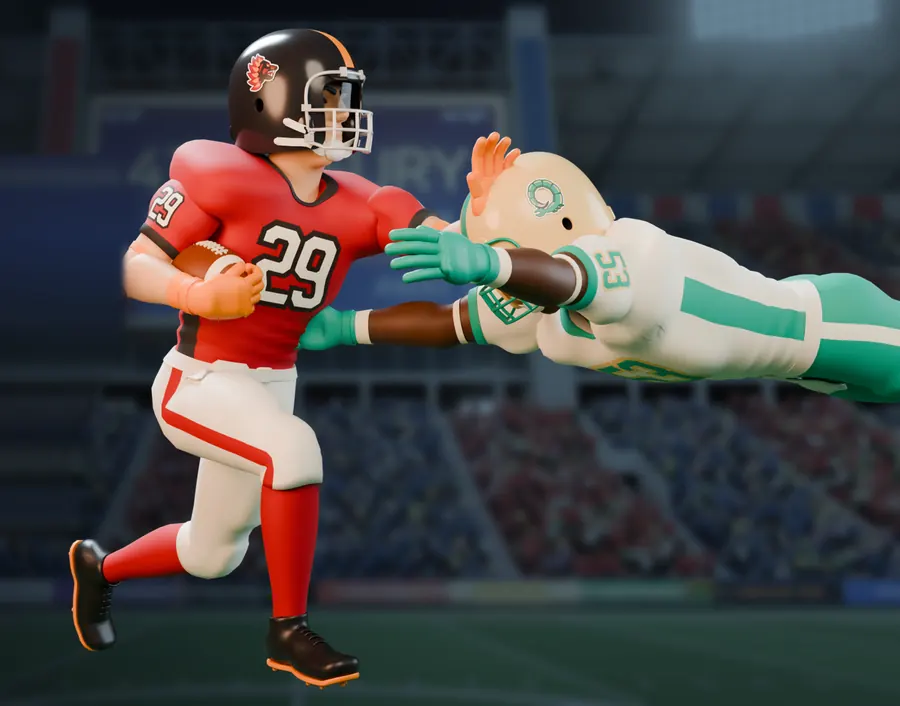
#> input picture site/media/hero-m.webp, 900 x 706 px, given in place of T_Field.png, which was not available
$ python convert_textures.py
#> lines starting #> are read from the running program, lines starting #| are printed output that depends on the picture
#!/usr/bin/env python3
"""Downsize / recompress Art/export/textures/*.png for the web port.

    python web/tools/convert_textures.py [--out web/public/assets/textures]

Needs Pillow + numpy (web/tools/setup_venv.sh makes a venv with them). Writes the runtime textures
into textures/ and the ad strip used by export_gltf.py into $FURY_SCRATCH (default /private/tmp/fury_web).

Colour textures (field, end zones, logos, title, sky, ads, icons) are sRGB. Masks and normal maps
(numbers, field_lines, *_n, *_m) are linear data: load them with colorSpace = NoColorSpace.
"""
import argparse
import json
import os

import numpy as np
from PIL import Image

HERE = os.path.dirname(os.path.abspath(__file__))
REPO = os.path.abspath(os.path.join(HERE, "..", ".."))
SRC = os.path.join(REPO, "Art", "export", "textures")
SCRATCH = os.environ.get("FURY_SCRATCH", "/private/tmp/fury_web")
TEAMS = ["sasquatch", "volcanoes", "icebreakers", "hellhounds", "twisters", "amps", "scorpions", "gargoyles"]

Image.MAX_IMAGE_PIXELS = None
written = []


def src(name):
#> called with name = 'T_Field'
    return Image.open(os.path.join(SRC, name + ".png"))
#> returned value is the input picture: PIL image 900x706 RGB; mean R, G, B 70.2, 69, 69.1


def resized(img, size):
#> called with size = (4096, 2048)
    return img if img.size == tuple(size) else img.resize(size, Image.LANCZOS)
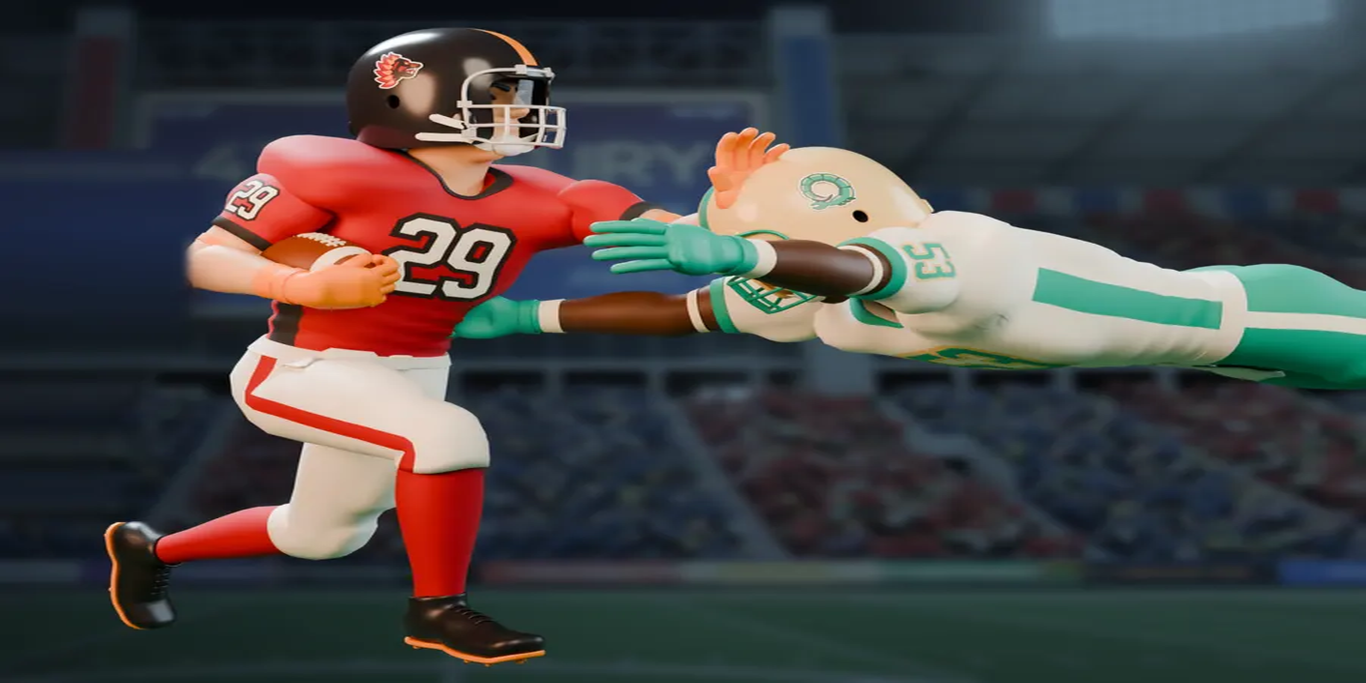
#> returned value: PIL image 4096x2048 RGB (shown at 1/3 size); mean R, G, B 70.2, 69, 69.1


def save(img, out, name, **opts):
#> called with out = 'web/public/assets/textures', name = 'field.webp'
    path = os.path.join(out, name)
    os.makedirs(os.path.dirname(path), exist_ok=True)
    ext = os.path.splitext(name)[1].lower()
    if ext == ".webp":
        img.save(path, "WEBP", method=6, **opts)
    elif ext == ".png":
        img.save(path, "PNG", optimize=True)
    elif ext in (".jpg", ".jpeg"):
        img.convert("RGB").save(path, "JPEG", optimize=True, progressive=True, **opts)
    written.append((name, img.size, os.path.getsize(path)))
    print("  %-28s %5dx%-5d %8.1f KB" % (name, img.size[0], img.size[1], os.path.getsize(path) / 1024))
#|   field.webp                    4096x2048     188.9 KB


def main():
    ap = argparse.ArgumentParser()
    ap.add_argument("--out", default=os.path.join(REPO, "web", "public", "assets", "textures"))
    out = os.path.abspath(ap.parse_args().out)
    os.makedirs(SCRATCH, exist_ok=True)

    # Field: 128 m x 64 m, 8192x4096 -> 4096x2048 (3.1 cm per texel). Paint mask for roughness, same mapping.
    save(resized(src("T_Field").convert("RGB"), (4096, 2048)), out, "field.webp", quality=88)
    save(resized(src("T_FieldLines").convert("L"), (4096, 2048)), out, "field_lines.png")
#> call 2 of src, with name = 'T_FieldLines'
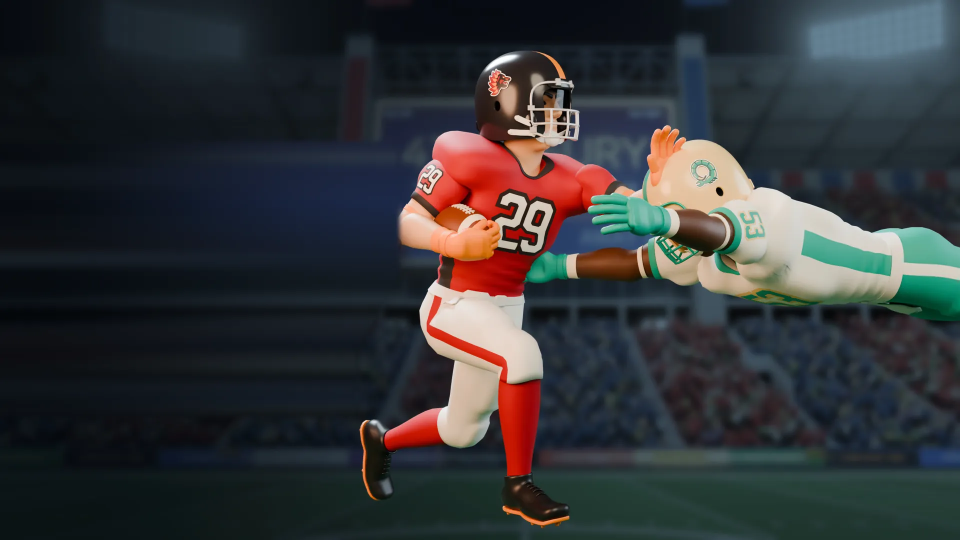
#> input picture site/media/hero.webp, 1920 x 1080 px, given in place of T_FieldLines.png, which was not available (shown at 1/2 size)
#> in src, returned value is the input picture: PIL image 1920x1080 RGB; mean R, G, B 51.4, 53.2, 55.6
#> call 2 of resized, with size = (4096, 2048)
#> in resized (call 2), `return img if img.size == tuple(size) else img.resize(size, Image.LANC..`:
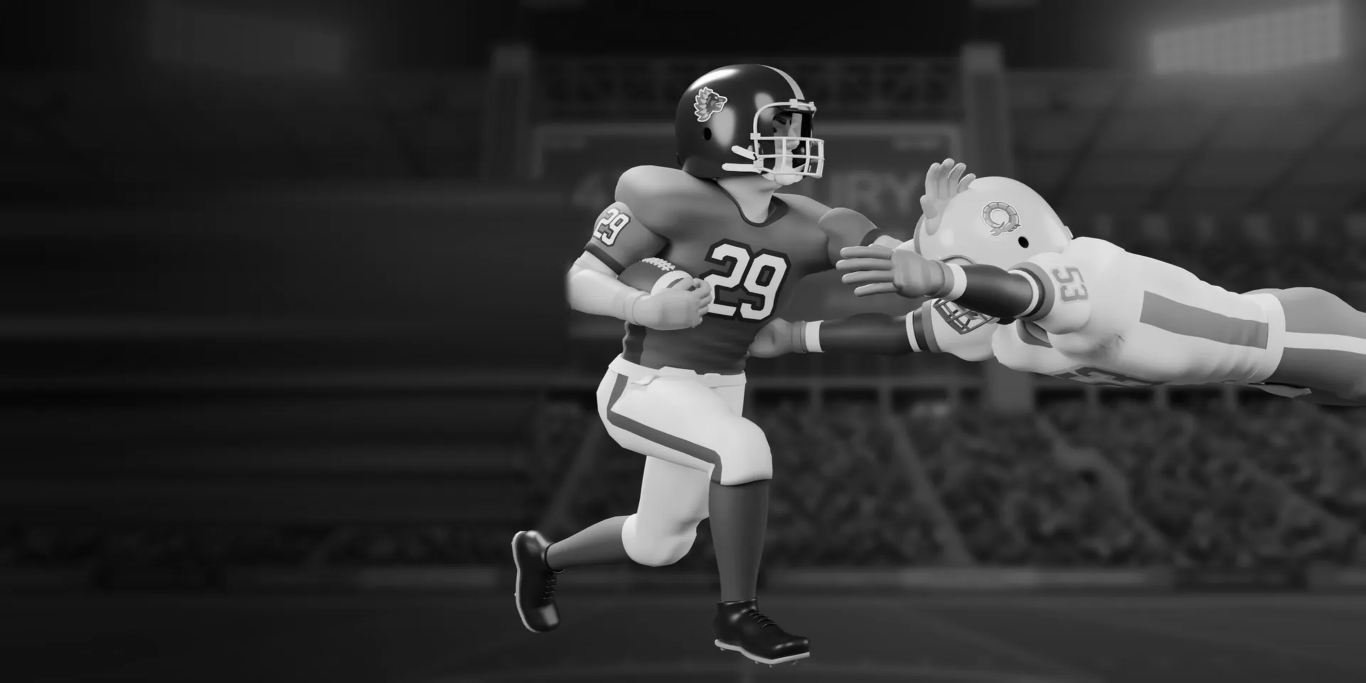
#> returned value: PIL image 4096x2048 L (shown at 1/3 size); min 0, max 255, mean 52.9
#|   field_lines.png               4096x2048     634.1 KB
    for team in TEAMS:
        save(resized(src("T_EndZone_" + team).convert("RGB"), (2048, 512)), out, "endzone_%s.webp" % team, quality=86)
#> call 3 of resized, with size = (2048, 512)
#> in resized (call 3), `return img if img.size == tuple(size) else img.resize(size, Image.LANC..`:
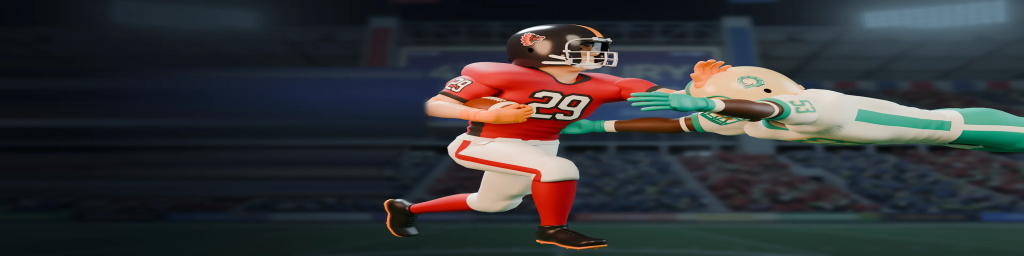
#> returned value: PIL image 2048x512 RGB (shown at 1/2 size); mean R, G, B 51.4, 53.2, 55.6
#|   endzone_sasquatch.webp        2048x512       45.8 KB
        save(resized(src("T_Logo_" + team).convert("RGBA"), (512, 512)), out, "logo_%s.webp" % team, quality=90, alpha_quality=100)
    save(src("T_Title").convert("RGBA"), out, "title.webp", quality=90, alpha_quality=100)
    save(src("T_TitleSmall").convert("RGBA"), out, "title_small.webp", quality=90, alpha_quality=100)
    # Numbers: 10x10 sheet, R = fill, G = outline. Keep it lossless; drop B (always 0) and A (always 255).
    numbers = src("T_Numbers")
    rgb = np.asarray(numbers.convert("RGB")).copy()
    rgb[..., 2] = 0
    save(resized(Image.fromarray(rgb, "RGB"), (2048, 2048)), out, "numbers.png")
    ads = resized(src("T_Ads").convert("RGB"), (4096, 256))
    save(ads, out, "ads.webp", quality=90)
    ads.save(os.path.join(SCRATCH, "ads_gltf.jpg"), "JPEG", quality=90, optimize=True)
    save(src("T_NightSky").convert("RGB"), out, "night_sky.webp", quality=95)
    for n in range(1, 5):
        save(src("T_Down_%d" % n).convert("RGB"), out, "down_%d.png" % n)
    for icon in ("Arrow", "Ball", "Bolt", "Cpu", "Crown", "Flame", "Gamepad", "Keyboard", "Shield", "Star"):
        save(src("T_Icon_" + icon).convert("RGBA"), out, "icons/%s.png" % icon.lower())
    # Optional detail maps (tiling), 512 px: the game uses them for grass, cloth, leather and concrete.
    for name, mode in (("T_Grass_N", "RGB"), ("T_Grass_M", "L"), ("T_Fabric_N", "RGB"), ("T_Leather_N", "RGB"),
                       ("T_Concrete_N", "RGB"), ("T_Concrete_M", "L")):
        save(resized(src(name).convert(mode), (512, 512)), out, "detail/%s.webp" % name[2:].lower(), quality=90)
    total = sum(s for _, _, s in written)
    print("textures: %d files, %.2f MB" % (len(written), total / 1048576))
    with open(os.path.join(SCRATCH, "textures_written.json"), "w") as handle:
        json.dump(written, handle, indent=1)


if __name__ == "__main__":
#> (the run stopped early here; a loop or call above may not have finished)
